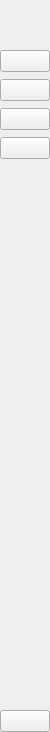
     <widget class="QWidget" name="sidebarMin" native="true">
      <property name="minimumSize">
       <size>
        <width>50</width>
        <height>732</height>
       </size>
      </property>
      <property name="maximumSize">
       <size>
        <width>50</width>
        <height>16777215</height>
       </size>
      </property>
      <layout class="QVBoxLayout" name="verticalLayout_3">
       <property name="spacing">
        <number>0</number>
       </property>
       <property name="leftMargin">
        <number>0</number>
       </property>
       <property name="topMargin">
        <number>0</number>
       </property>
       <property name="rightMargin">
        <number>0</number>
       </property>
       <property name="bottomMargin">
        <number>0</number>
       </property>
       <item>
        <layout class="QHBoxLayout" name="horizontalLayout_2">
         <property name="spacing">
          <number>0</number>
         </property>
         <item>
          <widget class="QLabel" name="menuIcon">
           <property name="minimumSize">
            <size>
             <width>50</width>
             <height>50</height>
            </size>
           </property>
           <property name="maximumSize">
            <size>
             <width>50</width>
             <height>50</height>
            </size>
           </property>
           <property name="text">
            <string/>
           </property>
           <property name="pixmap">
            <pixmap resource="resource.qrc">:/icons/icons/recipe-book.png</pixmap>
           </property>
           <property name="scaledContents">
            <bool>true</bool>
           </property>
          </widget>
         </item>
        </layout>
       </item>
       <item>
        <layout class="QVBoxLayout" name="verticalLayout">
         <property name="spacing">
          <number>7</number>
         </property>
         <item>
          <widget class="QPushButton" name="btnDescargar">
           <property name="styleSheet">
            <string notr="true"/>
           </property>
           <property name="text">
            <string/>
           </property>
           <property name="icon">
            <iconset resource="resource.qrc">
             <normaloff>:/icons/icons/downloading.png</normaloff>:/icons/icons/downloading.png</iconset>
           </property>
           <property name="checkable">
            <bool>true</bool>
           </property>
           <property name="autoExclusive">
            <bool>true</bool>
           </property>
          </widget>
         </item>
         <item>
          <widget class="QPushButton" name="btnEntrenamiento">
           <property name="text">
            <string/>
           </property>
           <property name="icon">
            <iconset resource="resource.qrc">
             <normaloff>:/icons/icons/folder.png</normaloff>:/icons/icons/folder.png</iconset>
           </property>
           <property name="checkable">
            <bool>true</bool>
           </property>
           <property name="autoExclusive">
            <bool>true</bool>
           </property>
          </widget>
         </item>
         <item>
          <widget class="QPushButton" name="btnClasificacion">
           <property name="text">
            <string/>
           </property>
           <property name="icon">
            <iconset resource="resource.qrc">
             <normaloff>:/icons/icons/data-classification.png</normaloff>:/icons/icons/data-classification.png</iconset>
           </property>
           <property name="checkable">
            <bool>true</bool>
           </property>
           <property name="autoExclusive">
            <bool>true</bool>
           </property>
          </widget>
         </item>
         <item>
          <widget class="QPushButton" name="btnMapa">
           <property name="text">
            <string/>
           </property>
           <property name="icon">
            <iconset resource="resource.qrc">
             <normaloff>:/icons/icons/pin.png</normaloff>:/icons/icons/pin.png</iconset>
           </property>
           <property name="checkable">
            <bool>true</bool>
           </property>
           <property name="autoExclusive">
            <bool>true</bool>
           </property>
          </widget>
         </item>
        </layout>
       </item>
       <item>
        <spacer name="verticalSpacer">
         <property name="orientation">
          <enum>Qt::Vertical</enum>
         </property>
         <property name="sizeHint" stdset="0">
          <size>
           <width>20</width>
           <height>531</height>
          </size>
         </property>
        </spacer>
       </item>
       <item>
        <widget class="QPushButton" name="btnSalir">
         <property name="styleSheet">
          <string notr="true"/>
         </property>
         <property name="text">
          <string/>
         </property>
         <property name="icon">
          <iconset resource="resource.qrc">
           <normaloff>:/icons/icons/exit.png</normaloff>:/icons/icons/exit.png</iconset>
         </property>
         <property name="checkable">
          <bool>true</bool>
         </property>
         <property name="autoExclusive">
          <bool>true</bool>
         </property>
        </widget>
       </item>
      </layout>
     </widget>
